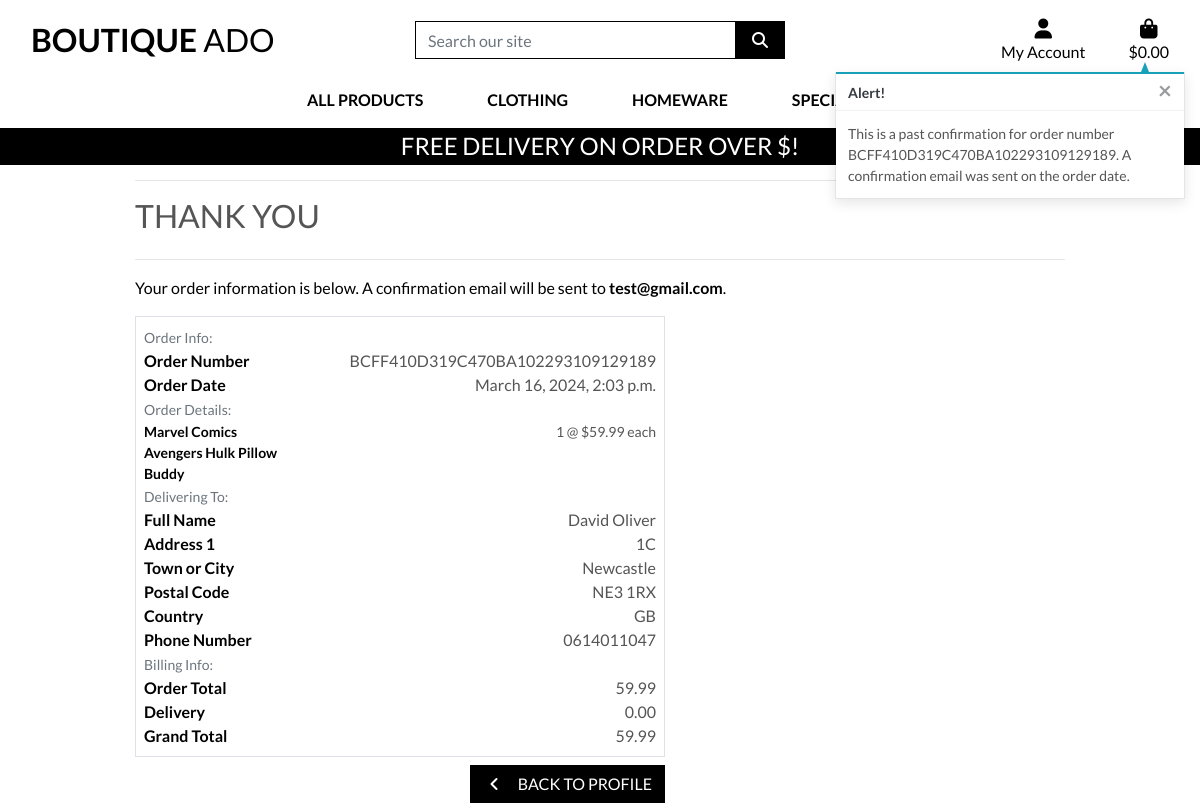
The page /profile/order_history/BCFF410D319C470BA102293109129189 on the database its author committed.
### checkout/models.py (models this page shows, shortened)
class Order(models.Model):
    order_number = models.CharField(max_length=32, null=False, editable=False)
    user_profile = models.ForeignKey(UserProfile, on_delete=models.SET_NULL,
                                     null=True, blank=True, related_name='orders')
    full_name = models.CharField(max_length=50, null=False, blank=False)
    email = models.EmailField(max_length=254, null=False, blank=False)
    phone_number = models.CharField(max_length=20, null=False, blank=False)
    country = CountryField(blank_label='Country *', null=False, blank=False)
    postcode = models.CharField(max_length=20, null=True, blank=True)
    town_or_city = models.CharField(max_length=40, null=False, blank=False)
    street_address1 = models.CharField(max_length=80, null=False, blank=False)
    street_address2 = models.CharField(max_length=80, null=True, blank=True)
    county = models.CharField(max_length=80, null=True, blank=True)
    date = models.DateTimeField(auto_now_add=True)
    delivery_cost = models.DecimalField(max_digits=6, decimal_places=2, null=False, default=0)
    order_total = models.DecimalField(max_digits=10, decimal_places=2, null=False, default=0)
    grand_total = models.DecimalField(max_digits=10, decimal_places=2, null=False, default=0)
    original_bag = models.TextField(null=False, blank=False, default='')
    stripe_pid = models.CharField(max_length=254, null=False, blank=False, default='')

class OrderLineItem(models.Model):
    order = models.ForeignKey(Order, null=False, blank=False, on_delete=models.CASCADE, related_name='lineitems')
    product = models.ForeignKey(Product, null=False, blank=False, on_delete=models.CASCADE)
    product_size = models.CharField(max_length=2, null=True, blank=True) # XS, S, M, L, XL
    quantity = models.IntegerField(null=False, blank=False, default=0)
    lineitem_total = models.DecimalField(max_digits=6, decimal_places=2, null=False, blank=False, editable=False)

### products/models.py (models this page shows, shortened)
class Product(models.Model):
    category = models.ForeignKey('Category', null=True, blank=True, on_delete=models.SET_NULL)
    sku = models.CharField(max_length=254, null=True, blank=True)
    name = models.CharField(max_length=254)
    description = models.TextField()
    has_sizes = models.BooleanField(default=False, null=True, blank=True)
    price = models.DecimalField(max_digits=6, decimal_places=2)
    rating = models.DecimalField(max_digits=6, decimal_places=2, null=True, blank=True)
    image_url = models.URLField(max_length=1024, null=True, blank=True)
    image = models.ImageField(null=True, blank=True)

### profiles/views.py (the view)
# urls.py: path('order_history/<order_number>', views.order_history, name='order_history'),
def order_history(request, order_number):
    order = get_object_or_404(Order, order_number=order_number)
    messages.info(request, (
        f'This is a past confirmation for order number {order_number}. '
        'A confirmation email was sent on the order date.'
    ))
    template = 'checkout/checkout_success.html'
    context = {
        'order': order,
        'from_profile': True,
    }
    return render(request, template, context)

### bag/contexts.py (called while the page is built, shortened)
def bag_contexts(request):
    bag_items = []
    total = 0
    product_count = 0
    bag = request.session.get('bag', {})
    if total < settings.FREE_DELIVERY_THRESHOLD:
        delivery = total * Decimal(settings.STANDARD_DELIVERY_PERCENTAGE / 100)
        free_delivery_delta = settings.FREE_DELIVERY_THRESHOLD - total # How much need to spend to get free delivery
    else:
        delivery = 0
        free_delivery_delta = 0
    grand_total = delivery + total
    context = {
        'bag_items': bag_items,
        'total': total,
        'product_count': product_count,
        'delivery': delivery,
        'free_delivery_delta': free_delivery_delta,
        'grand_total': grand_total
    }
    return context

### checkout/templates/checkout/checkout_success.html (shortened to what this page needs)
{% extends "base.html" %}
{% load static %}
{% block extra_css %}
    <link rel="stylesheet" href="{% static 'checkout/css/checkout.css' %}">
{% endblock %}
{% block page_header %}
    <div class="container header-container">
    </div>
{% endblock %}
{% block content %}
    <div class="overlay"></div>
    <div class="container">
        <div class="row">
            <div class="col">
                <hr>
                <h2 class="logo-font mb-4">Thank You</h2>
                <hr>
                <p class="text-black">Your order information is below. A confirmation email will be sent to <strong>{{ order.email }}</strong>.</p>
            </div>
        </div>
        <div class="row">
            <div class="col-12 col-lg-7">
                <div class="order-confirmation-wrapper p-2 border">
                    <div class="row">
                        <div class="col">
                            <small class="text-muted">Order Info:</small>
                        </div>
                    </div>
                    <div class="row">
                        <div class="col-12 col-md-4">
                            <p class="mb-0 text-black font-weight-bold">Order Number</p>
                        </div>
                        <div class="col-12 col-md-8 text-md-right">
                            <p class="mb-0">{{ order.order_number }}</p>
                        </div>
                    </div>
                    <div class="row">
                        <div class="col-12 col-md-4">
                            <p class="mb-0 text-black font-weight-bold">Order Date</p>
                        </div>
                        <div class="col-12 col-md-8 text-md-right">
                            <p class="mb-0">{{ order.date }}</p>
                        </div>
                    </div>
                    <div class="row">
                        <div class="col">
                            <small class="text-muted">Order Details:</small>
                        </div>
                    </div>
                    {% for item in order.lineitems.all %}
                    <div class="row">
                        <div class="col-12 col-md-4">
                            <p class="small mb-0 text-black font-weight-bold">
                                {{ item.product.name }}{% if item.product_size %} - Size {{ item.product.size|upper }}{% endif %}
                            </p>
                        </div>
                        <div class="col-12 col-md-8 text-md-right">
                            <p class="small mb-0">{{ item.quantity }} @ ${{ item.product.price }} each</p>
                        </div>
                    </div>
                    {% endfor %}
                    <div class="row">
                        <div class="col">
                            <small class="text-muted">Delivering To:</small>
                        </div>
                    </div>
                    <div class="row">
                        <div class="col-12 col-md-4">
                            <p class="mb-0 text-black font-weight-bold">Full Name</p>
                        </div>
                        <div class="col-12 col-md-8 text-md-right">
                            <p class="mb-0">{{ order.full_name }}</p>
                        </div>
                    </div>
                    <div class="row">
                        <div class="col-12 col-md-4">
                            <p class="mb-0 text-black font-weight-bold">Address 1</p>
                        </div>
                        <div class="col-12 col-md-8 text-md-right">
                            <p class="mb-0">{{ order.street_address1 }}</p>
                        </div>
                    </div>
                    <div class="row">
                        <div class="col-12 col-md-4">
                            <p class="mb-0 text-black font-weight-bold">Town or City</p>
                        </div>
                        <div class="col-12 col-md-8 text-md-right">
                            <p class="mb-0">{{ order.town_or_city }}</p>
                        </div>
                    </div>
                    {% if order.postcode %}
                    <div class="row">
                        <div class="col-12 col-md-4">
                            <p class="mb-0 text-black font-weight-bold">Postal Code</p>
                        </div>
                        <div class="col-12 col-md-8 text-md-right">
                            <p class="mb-0">{{ order.postcode }}</p>
                        </div>
                    </div>
                    {% endif %}
                    <div class="row">
                        <div class="col-12 col-md-4">
                            <p class="mb-0 text-black font-weight-bold">Country</p>
                        </div>
                        <div class="col-12 col-md-8 text-md-right">
                            <p class="mb-0">{{ order.country }}</p>
                        </div>
                    </div>
                    <div class="row">
                        <div class="col-12 col-md-4">
                            <p class="mb-0 text-black font-weight-bold">Phone Number</p>
                        </div>
                        <div class="col-12 col-md-8 text-md-right">
                            <p class="mb-0">{{ order.phone_number }}</p>
                        </div>
                    </div>
                    <div class="row">
                        <div class="col">
                            <small class="text-muted">Billing Info:</small>
                        </div>
                    </div>
                    <div class="row">
                        <div class="col-12 col-md-4">
                            <p class="mb-0 text-black font-weight-bold">Order Total</p>
                        </div>
                        <div class="col-12 col-md-8 text-md-right">
                            <p class="mb-0">{{ order.order_total }}</p>
                        </div>
                    </div>
                    <div class="row">
                        <div class="col-12 col-md-4">
                            <p class="mb-0 text-black font-weight-bold">Delivery</p>
                        </div>
                        <div class="col-12 col-md-8 text-md-right">
                            <p class="mb-0">{{ order.delivery_cost }}</p>
                        </div>
                    </div>
                    <div class="row">
                        <div class="col-12 col-md-4">
                            <p class="mb-0 text-black font-weight-bold">Grand Total</p>
                        </div>
                        <div class="col-12 col-md-8 text-md-right">
                            <p class="mb-0">{{ order.grand_total }}</p>
                        </div>
                    </div>
                </div>
            </div>
        </div>
        <div class="row">
			<div class="col-12 col-lg-7 text-right">
                {% if from_profile %}
                    <a href="{% url 'profile' %}" class="btn btn-black rounded-0 my-2">
                        <span class="icon mr-2">
                            <i class="fas fa-angle-left"></i>
                        </span>
                        <span class="text-uppercase">Back to Profile</span>
                    </a>
                {% endif %}
			</div>
		</div>
    </div>
{% endblock %}

### static/css/base.css (style rules this page uses)
html { height: 100%; }
body { background: url('/media/homepage_background_cropped.jpg') no-repeat center center fixed; background-size: cover; height: calc(100vh - 164px); color: #555; font-family: 'Lato'; }
.icon { align-items: center; display: inline-flex; justify-content: center; height: 1.5rem; width: 1.5rem; }
.logo-font { text-transform: uppercase; }
.btn-black { background: black; color: white; }
.text-black { color: #000 !important; }
.overlay { height: 100%; width: 100%; top: 0; left: 0; position: fixed; background: white; z-index: -1; }
@media (min-width: 1200px) { .container { max-width: 80%; } }
@media (min-width: 992px) { .header-container { padding-top: 164px; } }

### rows shown on the page
Order: email "test@gmail.com", order_number "BCFF410D319C470BA102293109129189", date "March 16, 2024, 2:03 p.m.", full_name "David Oliver", street_address1 "1C", town_or_city "Newcastle", postcode "NE3 1RX", country "GB", phone_number "0614011047", order_total "59.99", delivery_cost "0.00", grand_total "59.99"
OrderLineItem: product.name "Marvel Comics Avengers Hulk Pillow Buddy", quantity "1", product.price "59.99"

### other values the page prints
{{ message }} "This is a past confirmation for order number BCFF410D319C470BA102293109129189. A confirmation email was sent on the order date."
